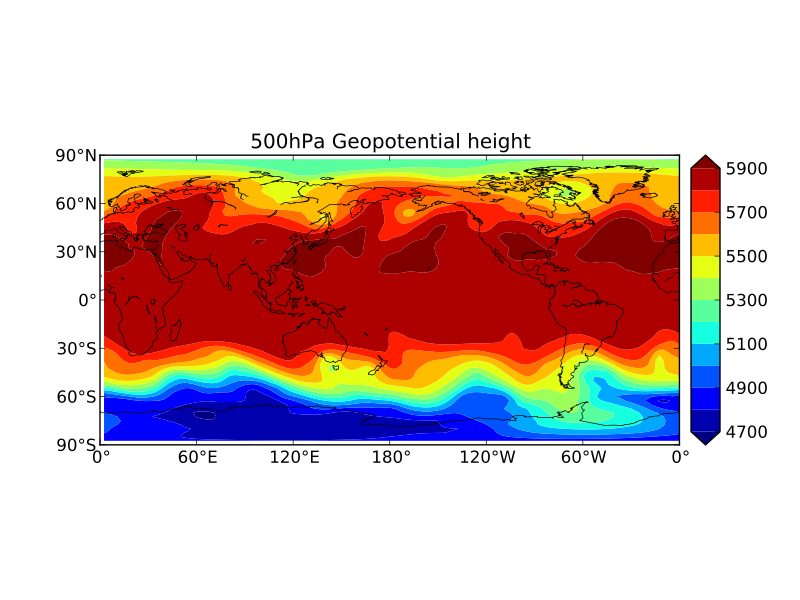

Write Python code to recreate this figure.
# coding:utf-8
from matplotlib.ticker import MultipleLocator
from pymet.plot import MyBasemap
# requires netcdf4-python (netcdf4-python.googlecode.com)
from netCDF4 import Dataset

# read 500hPa Geopotential
nc = Dataset('../../examples/z500_data.nc')
z500 = nc.variables['z'][0,:,:]/9.8
lon = nc.variables['longitude'][:]
lat = nc.variables['latitude'][:]

m = MyBasemap(lon=(0,360.01), lat=(-90,90), xlint=60, ylint=30)
CF = m.contourf(lon, lat, z500, locator=MultipleLocator(100))
m.colorbar(CF)
plt.title('500hPa Geopotential height')

plt.show()
